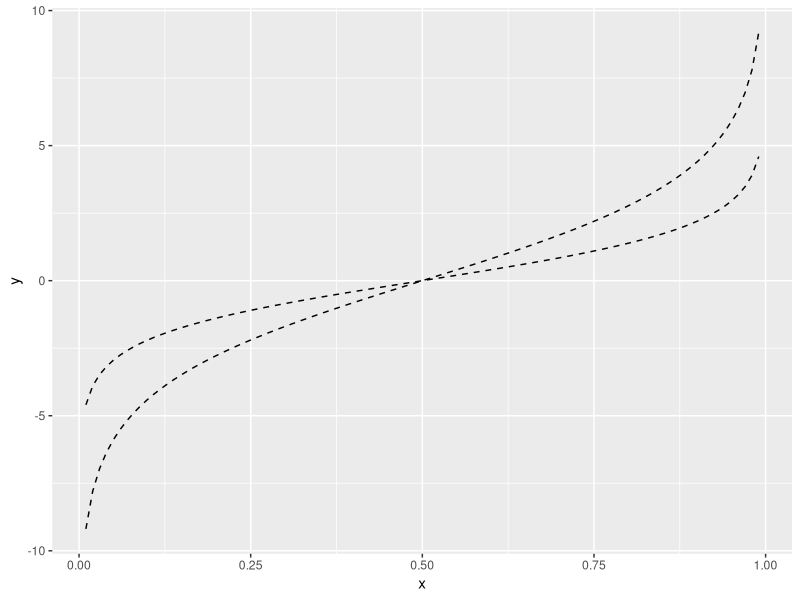

Write the R code that produced this figure.
## ---- chunk 1
knitr::opts_chunk$set(echo = FALSE)
## ---- chunk 2
# This comment is 75 characters long aaaaaaaaaaaaaaaaaaaaaaaaaaaaaaaaaaaaa
library(ggplot2)

# Setting line type vs colour/size
# Line type needs to be applied to a line as a whole, so it can
# not be used with colour or size that vary across a line
x <- seq(0.01, .99, length.out = 100)
df <- data.frame(
  x = rep(x, 2),
  y = c(qlogis(x), 2 * qlogis(x)),
  group = rep(c("a","b"), each = 100)
)
p <- ggplot(df, aes(x=x, y=y, group=group))
# These work
p + geom_line(linetype = 2)
## ---- chunk 3
d1 <- head(iris)
d2 <- head(mtcars)

knitr::kable(list(d1, d2), caption = "A tale of two tables")
## ---- chunk 4
knitr::kable(d2, format = "html", caption = "Title of the table")
## ---- chunk 5
# comment 
## ---- chunk 6
# comment
